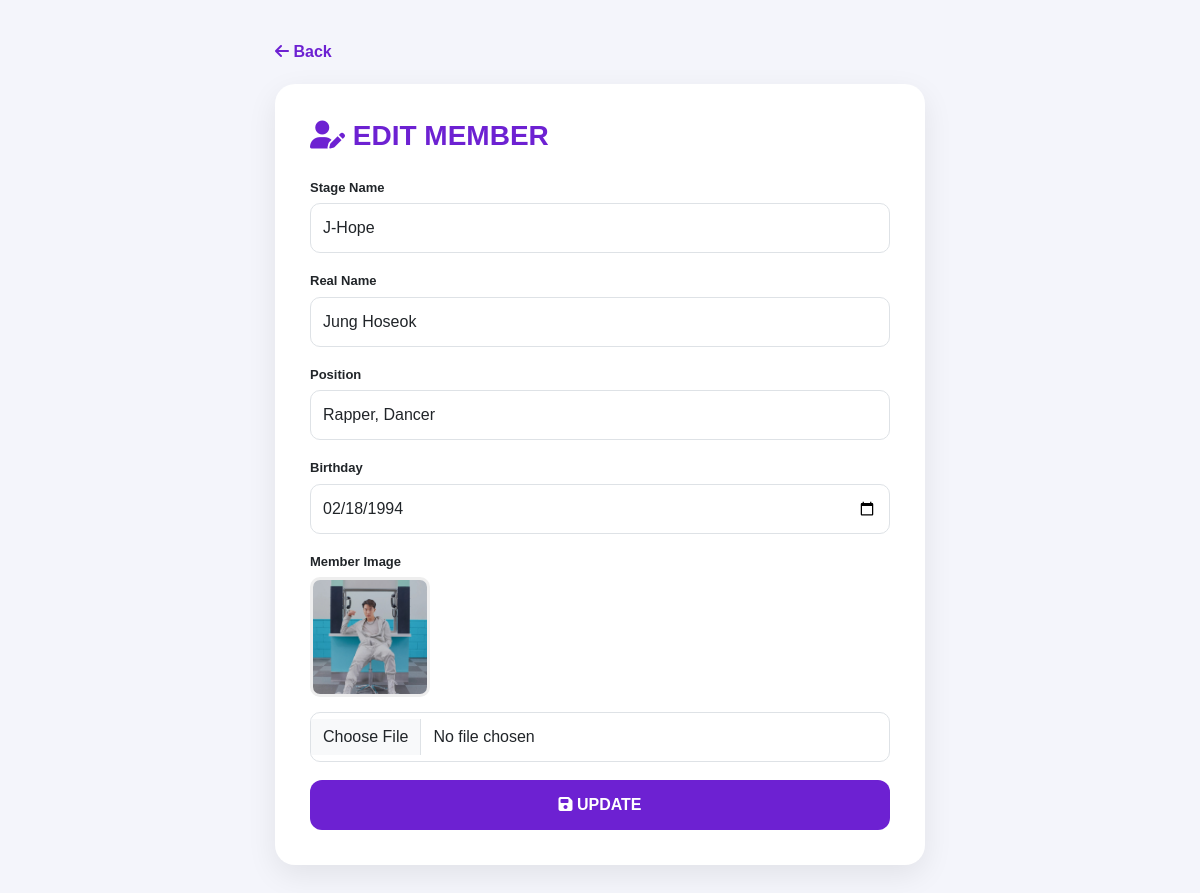
The app's page /edit.php?type=members&id=4 (signed in) with its own data.
### tables this page shows
CREATE TABLE `members` (
  `id` int(11) NOT NULL,
  `stage_name` varchar(100) NOT NULL,
  `real_name` varchar(150) NOT NULL,
  `position` varchar(100) NOT NULL,
  `birthday` date DEFAULT NULL,
  `image` varchar(255) DEFAULT 'default.jpg',
  `created_at` timestamp NOT NULL DEFAULT current_timestamp()
);

### edit.php (the view, shortened to what this page needs)
<?php
include "conn.php";
$type = $_GET['type'] ?? '';
$id   = isset($_GET['id']) ? (int)$_GET['id'] : 0;
$c  = $config[$type];
$pk = $c['pk'];
$res = mysqli_query(
    $conn,
    "SELECT * FROM {$c['table']} WHERE $pk=$id"
);
$row = mysqli_fetch_assoc($res);
?>
<!DOCTYPE html>
<html lang="en">
<head>
<link href="https://cdn.jsdelivr.net/npm/bootstrap@5.3.8/dist/css/bootstrap.min.css"
rel="stylesheet">
<link rel="stylesheet"
href="https://cdnjs.cloudflare.com/ajax/libs/font-awesome/6.5.0/css/all.min.css">
<link rel="stylesheet" href="edit.css">
</head>
<body>
<div class="wrap">
<a href="dashboard.php?page=<?php echo $c['back']; ?>"
class="back-btn">
    <i class="fa-solid fa-arrow-left"></i>
    Back
</a>
<div class="form-card">
<h3>
    <i class="fa-solid <?php echo $c['icon']; ?>"></i>
    <?php echo $c['title']; ?>
</h3>
<form method="POST"
enctype="multipart/form-data">
<?php foreach($c['fields'] as $f): ?>
<label>
    <?php echo $f['label']; ?>
</label>
<?php if($f['type'] == 'file'): ?>
    <?php
    if(!empty($row[$f['name']])){
        $folder =
        ($type == "albums" || $type == "member_album")
        ? "album/"
        : "img/";
    ?>
    <img
    src="<?php echo $folder . $row[$f['name']]; ?>"
    class="preview">
    <?php } ?>
    <input
    type="file"
    name="<?php echo $f['name']; ?>"
    class="form-control">
<?php else: ?>
    <input
    type="<?php echo $f['type']; ?>"
    name="<?php echo $f['name']; ?>"
    class="form-control"
    value="<?php echo htmlspecialchars($row[$f['name']] ?? ''); ?>"
    <?php echo ($f['req'] ? 'required' : ''); ?>>
<?php endif; ?>
<?php endforeach; ?>
<button
type="submit"
name="save"
class="btn-save">
<i class="fa-solid fa-floppy-disk"></i>
UPDATE
</button>
</form>
</div>
</div>
</body>
</html>

### edit.css (style rules this page uses)
body { background:#f4f5fb; font-family:Arial; padding:40px; }
.wrap { max-width:650px; margin:auto; }
.form-card { background:#fff; padding:35px; border-radius:20px; box-shadow:0 10px 30px rgba(0,0,0,0.08); }
h3 { margin-bottom:25px; font-weight:bold; color:#6d21d2; }
label { font-size:13px; font-weight:bold; margin-bottom:6px; display:block; }
.form-control { margin-bottom:18px; border-radius:10px; padding:12px; }
.btn-save { width:100%; border:none; background:#6d21d2; color:#fff; padding:13px; border-radius:12px; font-weight:bold; transition:.3s; }
.back-btn { display:inline-block; margin-bottom:20px; text-decoration:none; color:#6d21d2; font-weight:bold; }
.preview { width:120px; height:120px; object-fit:cover; border-radius:10px; margin-bottom:15px; border:3px solid #eee; }

### records on screen
members: stage_name "J-Hope", real_name "Jung Hoseok", position "Rapper, Dancer", birthday "02/18/1994", image (picture)

### other values on screen
$c['title'] "EDIT MEMBER"
$f['label'] "Stage Name"
$f['label'] "Real Name"
$f['label'] "Position"
$f['label'] "Birthday"
$f['label'] "Member Image"
